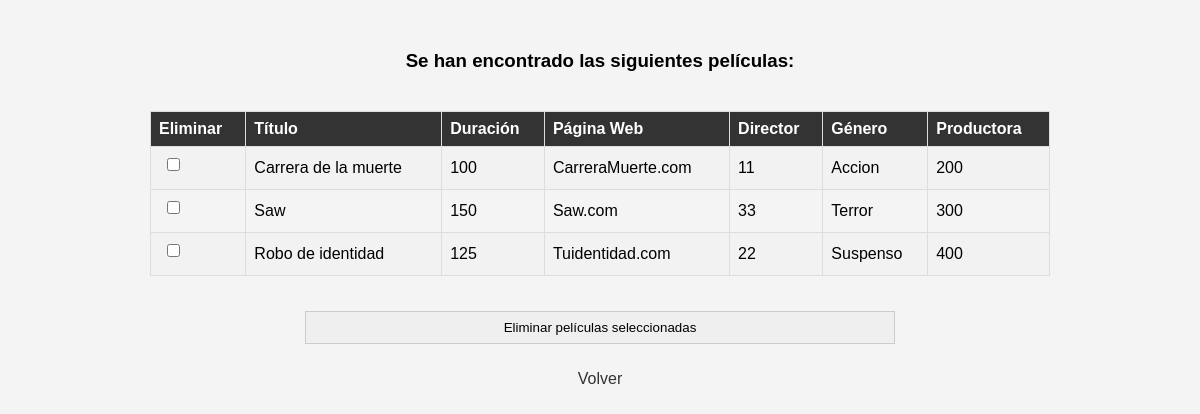
/visualizar_peliculas.php, run on the app's committed database.
### tables this page shows
CREATE TABLE IF NOT EXISTS `pelicula` (
  `id` int NOT NULL,
  `duracion` decimal(10,0) DEFAULT NULL,
  `titulo` varchar(50) DEFAULT NULL,
  `web` varchar(50) DEFAULT NULL,
  `Director` int DEFAULT NULL,
  `Genero` varchar(50) DEFAULT NULL,
  `Productora` int DEFAULT NULL,
  PRIMARY KEY (`id`),
  KEY `Productora` (`Productora`),
  KEY `Genero` (`Genero`),
  KEY `Director` (`Director`)
);

### visualizar_peliculas.php (the view, shortened to what this page needs)
<html lang="es">
<head>
    <link rel="stylesheet" href="styles/styles_main.css">
</head>
<body>
<?php
require_once('config.php');
$query = "SELECT * FROM pelicula";
$result = mysqli_query($conn, $query);
if ($result) { ?>
    <form method="post" action="eliminar_peliculas.php">
        <h3>Se han encontrado las siguientes películas:</h3>
        <table>
            <tr>
                <th>Eliminar</th>
                <th>Título</th>
                <th>Duración</th>
                <th>Página Web</th>
                <th>Director</th>
                <th>Género</th>
                <th>Productora</th>
            </tr>
            <?php
            while ($row = mysqli_fetch_assoc($result)) { ?>
                <tr>
                    <td><input type="checkbox" name="eliminar[]" value="<?php echo $row['id']; ?>"></td>
                    <td><?php echo $row['titulo']; ?></td>
                    <td><?php echo $row['duracion']; ?></td>
                    <td><?php echo $row['web']; ?></td>
                    <td><?php echo $row['Director']; ?></td>
                    <td><?php echo $row['Genero']; ?></td>
                    <td><?php echo $row['Productora']; ?></td>
                </tr>
                <?php
            } ?>
        </table>
        <input style="margin-top: 35px" type="submit" value="Eliminar películas seleccionadas">
    </form>
    <?php
} else { ?>
    <h3>No se han encontrado películas</h3>
    <?php
}
?>
<a href="_1_main.php">Volver</a>
</body>
</html>

### styles/styles_main.css (style rules this page uses)
body { font-family: Arial, sans-serif; background-color: #f4f4f4; margin: 0; padding: 0; }
h3 { margin-left: auto; margin-right: auto; margin-top: 50px; }
form { display: flex; flex-wrap: wrap; justify-content: space-between; }
input { width: calc(50% - 10px); margin-bottom: 10px; padding: 8px; box-sizing: border-box; margin-left: auto; margin-right: auto; border: 1px solid #ccc; }
table { width: 75%; border-collapse: collapse; margin-top: 20px; margin-left: auto; margin-right: auto; }
th, td { border: 1px solid #ddd; padding: 8px; text-align: left; }
th { background-color: #333; color: #fff; }
tr:nth-child(even) { background-color: #f2f2f2; }
a { color: #333; text-decoration: none; display: flex; justify-content: center; margin-top: 15px; }

### data on the page
pelicula: titulo "Carrera de la muerte", duracion "100", web "CarreraMuerte.com", Director "11", Genero "Accion", Productora "200"
pelicula: titulo "Saw", duracion "150", web "Saw.com", Director "33", Genero "Terror", Productora "300"
pelicula: titulo "Robo de identidad", duracion "125", web "Tuidentidad.com", Director "22", Genero "Suspenso", Productora "400"
